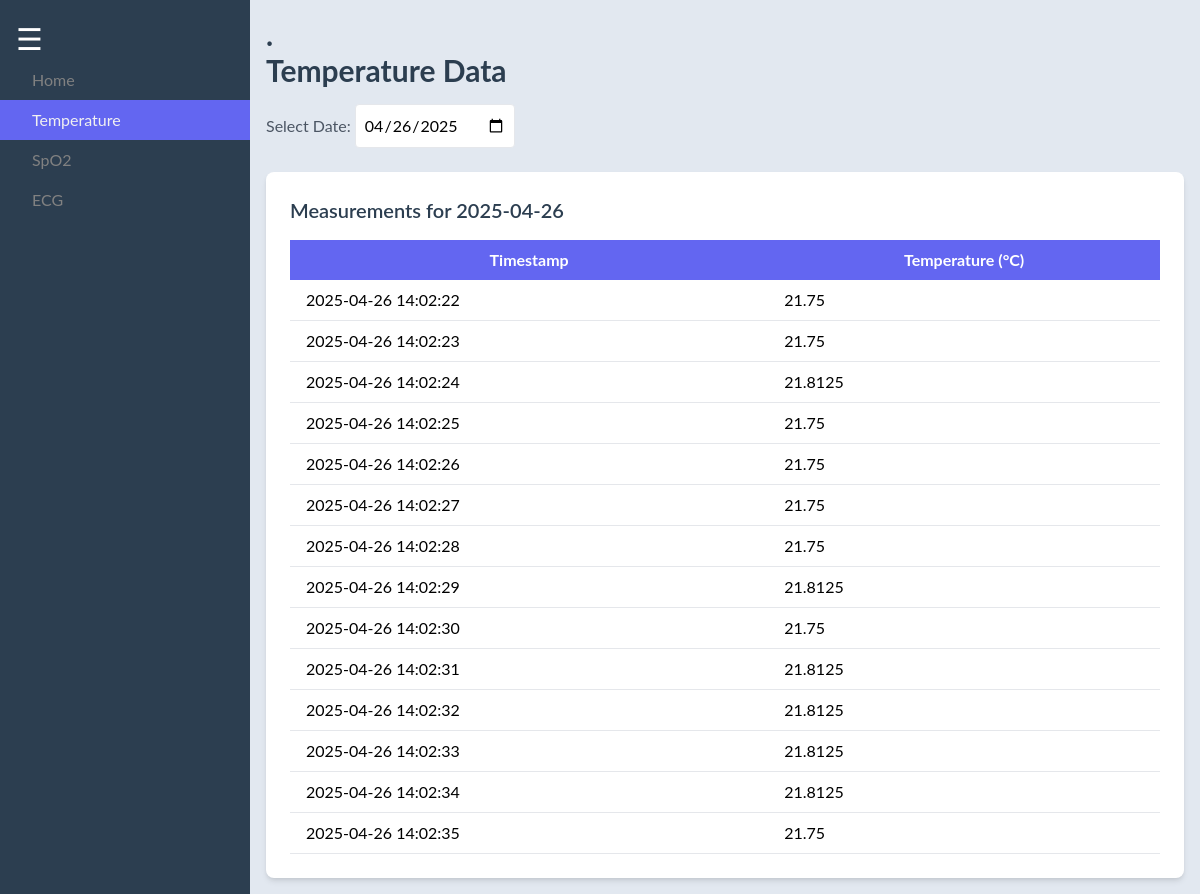
The page /temperature on the database its author committed.
### tables this page shows
CREATE TABLE "temp_data" (
	"id"	INTEGER,
	"timestamp"	TEXT NOT NULL,
	"temp"	REAL,
	PRIMARY KEY("id" AUTOINCREMENT)
);

### dz_app/app.py (the view)
@app.route('/temperature', methods=['GET'])
def temperature():
    selected_date = request.args.get('date')
    data = get_data('temp_data', selected_date)
    latest_date = get_latest_date('temp_data')
    return render_template('temperature.html', data=data, selected_date=selected_date, latest_date=latest_date)

### dz_app/app.py (called while the page is built)
def get_db_connection():
    try:
        conn = sqlite3.connect(DB_PATH)
        conn.row_factory = sqlite3.Row
        return conn
    except sqlite3.Error as e:
        print(f"Database connection error: {e}")
        return None

def get_latest_date(table):
    conn = get_db_connection()
    if not conn:
        return None
    cursor = conn.cursor()
    try:
        cursor.execute(f"SELECT MAX(timestamp) as latest FROM {table}")
        result = cursor.fetchone()
        conn.close()
        return result['latest'].split(' ')[0] if result['latest'] else None
    except sqlite3.Error as e:
        print(f"Error getting latest date from {table}: {e}")
        conn.close()
        return None

### dz_app/templates/temperature.html (shortened to what this page needs)
<!DOCTYPE html>
<html lang="en">
<head>
    <link href="https://cdn.jsdelivr.net/npm/tailwindcss@2.2.19/dist/tailwind.min.css" rel="stylesheet">
    <link rel="stylesheet" href="{{ url_for('static', filename='css/styles.css') }}">
</head>
<body>
    <button id="toggleSidebar" class="text-white fixed top-2 left-2 z-30 bg-opal-dark rounded p-2">
        <span>☰</span>
    </button>
    <div id="sidebar" class="text-white">
        <nav>
            <a href="/">Home</a>
            <a href="/temperature" class="bg-opal-light">Temperature</a>
            <a href="/spo2">SpO2</a>
            <a href="/ecg">ECG</a>
        </nav>
    </div>
    <div id="main">
        <h1 class="text-3xl font-bold text-opal-dark">.</h1>
		<h1 class="text-3xl font-bold text-opal-dark">Temperature Data</h1>
        <div class="mt-4">
            <label for="datePicker" class="text-gray-600">Select Date:</label>
            <input type="date" id="datePicker" value="{{ selected_date or latest_date }}" class="border rounded p-2">
        </div>
        <div class="mt-6 bg-white p-6 rounded-lg shadow-md">
            <h2 class="text-xl font-semibold text-opal-dark">Measurements for {{ selected_date or latest_date or 'No Data' }}</h2>
            {% if data %}
                <table class="w-full mt-4">
                    <thead>
                        <tr class="bg-opal-light text-white">
                            <th class="py-2 px-4">Timestamp</th>
                            <th class="py-2 px-4">Temperature (°C)</th>
                        </tr>
                    </thead>
                    <tbody>
                        {% for row in data %}
                            <tr class="border-b">
                                <td class="py-2 px-4">{{ row.timestamp }}</td>
                                <td class="py-2 px-4">{{ row.temp }}</td>
                            </tr>
                        {% endfor %}
                    </tbody>
                </table>
            {% else %}
                <p class="text-gray-600 mt-4">No temperature data available. Please ensure the sensor is collecting data or select another date.</p>
            {% endif %}
        </div>
    </div>
</body>
</html>

### dz_app/static/css/styles.css (style rules this page uses)
:root { --opal-dark: #2C3E50; --opal-light: #6366F1; --opal-accent: #E2E8F0; }
#sidebar { background-color: var(--opal-dark); height: 100%; width: 250px; position: fixed; z-index: 20; top: 0; left: 0; overflow-x: hidden; transition: width 0.5s ease-in-out; padding-top: 60px; }
#sidebar a { padding: 8px 8px 8px 32px; text-decoration: none; color: #818181; display: block; transition: color 0.3s; }
#sidebar a:hover, #sidebar a.bg-opal-light { color: #f1f1f1; background-color: var(--opal-light); }
#toggleSidebar { z-index: 30; font-size: 30px; cursor: pointer; }
#main { transition: margin-left 0.5s ease-in-out; padding: 16px; margin-left: 250px; }
body { background-color: var(--opal-accent); font-family: 'Lato', sans-serif; }
h1, h2 { color: var(--opal-dark); }
table thead { background-color: var(--opal-light); }

### rows shown on the page
temp_data: timestamp "2025-04-26 14:02:22", temp "21.75"
temp_data: timestamp "2025-04-26 14:02:23", temp "21.75"
temp_data: timestamp "2025-04-26 14:02:24", temp "21.8125"
temp_data: timestamp "2025-04-26 14:02:25", temp "21.75"
temp_data: timestamp "2025-04-26 14:02:26", temp "21.75"
temp_data: timestamp "2025-04-26 14:02:27", temp "21.75"
temp_data: timestamp "2025-04-26 14:02:28", temp "21.75"
temp_data: timestamp "2025-04-26 14:02:29", temp "21.8125"
temp_data: timestamp "2025-04-26 14:02:30", temp "21.75"
temp_data: timestamp "2025-04-26 14:02:31", temp "21.8125"
temp_data: timestamp "2025-04-26 14:02:32", temp "21.8125"
temp_data: timestamp "2025-04-26 14:02:33", temp "21.8125"
temp_data: timestamp "2025-04-26 14:02:34", temp "21.8125"
temp_data: timestamp "2025-04-26 14:02:35", temp "21.75"

### other values the page prints
{{ selected_date or latest_date or 'No Data' }} "2025-04-26"
